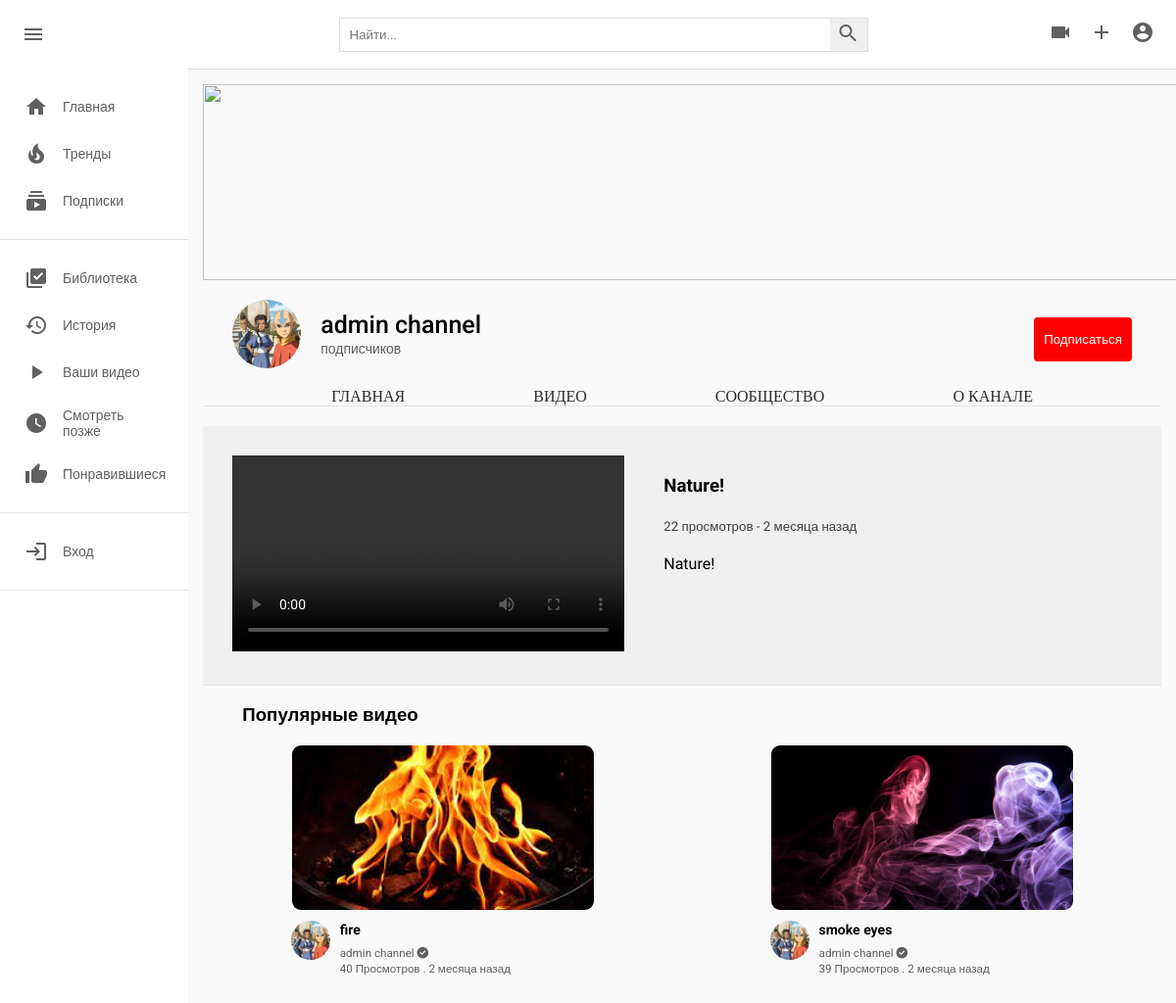
The page /channel-profile/2/ on the database its author committed.
### app_channel/models.py (models this page shows, shortened)
class Channel(models.Model):
    channel_name = models.CharField(max_length=255, verbose_name='название канала')
    full_name = models.CharField(max_length=255, verbose_name='имя')
    description = models.TextField(verbose_name='описание')
    owner = models.OneToOneField(User, on_delete=models.PROTECT, verbose_name='владелец канала', related_name='channel')
    keywords = TaggableManager(verbose_name='теги канала')
    subscribers = models.ManyToManyField(User, verbose_name='подписчики', related_name='subscribers',
                                         null=True, blank=True)
    is_active = models.BooleanField(default=True, verbose_name='активный канал')
    avatar = models.ImageField(upload_to=path_for_avatar_channel, verbose_name='аватарка')
    channel_art = models.ImageField(upload_to=path_for_avatar_channel, verbose_name='обложка канала',
                                    null=True, blank=True)
    created_at = models.DateTimeField(auto_now_add=True, verbose_name='дата создания канала')
    verified = models.BooleanField(default=False, verbose_name='верифицирован')
    business_email = models.EmailField(null=True, blank=True, verbose_name='почта для сотрудничества')
    is_show_business_email = models.BooleanField(default=False, verbose_name='показывать почту для сотрудничества')
    location = models.CharField(max_length=255, null=True, blank=True, verbose_name='адрес')
    is_show_location = models.BooleanField(default=False, verbose_name='показывать адрес')
    twitter = models.URLField(max_length=255, verbose_name='twitter', null=True, blank=True)
    facebook = models.URLField(max_length=255, verbose_name='facebook', null=True, blank=True)
    instagram = models.URLField(max_length=255, verbose_name='instagram', null=True, blank=True)
    tiktok = models.URLField(max_length=255, verbose_name='tiktok', null=True, blank=True)
    class Meta:
        verbose_name = 'канал'
        verbose_name_plural = 'каналы'

### app_main/models.py (models this page shows, shortened)
class Video(models.Model):
    title = models.CharField(max_length=255, verbose_name='название видео')
    description = models.TextField(verbose_name='описание')
    video = models.FileField(upload_to=path_for_video, verbose_name='видео')
    image = models.ImageField(upload_to=path_for_video, verbose_name='картинка видео')
    tags = TaggableManager(blank=True)
    created_at = models.DateTimeField(auto_now_add=True)
    visibility = models.CharField(max_length=20, choices=VISIBILITY, default='public', verbose_name='доступ')
    views = models.PositiveIntegerField(default=0, verbose_name='просмотры')
    author = models.ForeignKey(User, on_delete=models.PROTECT, verbose_name='автор')
    time_update_view_count = models.DateTimeField(default=now(), verbose_name='время обновления просмотра')
    likes = models.ManyToManyField(User, related_name='likes_video', verbose_name='лайки', null=True, blank=True)
    dislikes = models.ManyToManyField(User, related_name='dislikes_video', verbose_name='дизлайки',
                                      null=True, blank=True)
    history_videos = models.ManyToManyField(User, related_name='history_videos', verbose_name='история просмотра',
                                            blank=True, null=True)
    saved_user = models.ManyToManyField(User, related_name='saved_videos',
                                        verbose_name='сохраненные видео для просмотра позже', null=True, blank=True)
    is_featured_video = models.BooleanField(default=False, verbose_name='главное видео на канале')
    class Meta:
        verbose_name = 'видео'
        verbose_name_plural = 'видео'

### app_channel/views.py (the view)
# urls.py: path('channel-profile/<int:channel_id>/', ChannelPofileView.as_view(), name='channel-profile'),
class ChannelPofileView(DetailView):
    model = Channel
    template_name = 'channel/channel.html'
    pk_url_kwarg = 'channel_id'
    def get_context_data(self, **kwargs):
        context = super().get_context_data(**kwargs)
        context['videos'] = Video.objects.filter(author=self.object.owner, visibility='public'). \
            exclude(is_featured_video=True).order_by('-views')[:10]
        context['video_featured'] = Video.objects.filter(author=self.object.owner, is_featured_video=True).first()
        return context

### templates/channel/channel.html
{% extends 'base.html' %}
{% load static %}
{% load humanize %}
{% block style %} <link rel="stylesheet" href="{% static 'css/style.css' %}" type="text/css">{% endblock style %}
{% block content %}
<div class="mainBody">
    {% include 'partials/sidebar.html' %}
    <div class="videos">
        {% include 'channel/partials/channel-header.html' %}
        {% if video_featured != None %}
        <a href="{% url 'video-detail' video_featured.id %}">
        <div class="channel-intro-video">
            <div class="intro-video">
                <video controls>
                    <source src="{{ video_featured.video.url }}" type="video/mp4">
                </video>
            </div>
            <div class="intro-contents">
                <h3>{{video_featured.title|truncatechars:100}}</h3>
                <small class="small">{{video_featured.views}} просмотров - {{video_featured.created_at|naturaltime}}</small>
                <p>{{ video_featured.description }}</p>
            </div>
        </div>
            </a>
        {% endif %}
        <hr>
        <br>
        <div class="popular-video flex">
            <h3>Популярные видео</h3>
        </div>
        <br>
        <div class="videos__container">
            {% for v in videos %}
            <div class="video">
                <div class="video__thumbnail">
                    {% if v.image %}
                        <a href="{% url 'video-detail' v.id %}"><img src="{{v.image.url}}" alt=""></a>
                    {% else %}
                        <a href="{% url 'video-detail' v.id %}"><img src="https://encrypted-tbn0.gstatic.com/images?q=tbn:ANd9GcQrf0lpB42PwkxZCIvkgPjzFbA4SMYVhjyVLDdrC5_OLJEAI4GCqBfknjVqIeqQXvHuX9A&usqp=CAU" alt=""></a>
                    {% endif %}
                </div>
                <div class="video__details">
                    <div class="author">
                        {% if v.author.channel.avatar %}
                            <a href="{% url 'channel-profile' v.author.channel.id %}"><img src="{{ v.author.channel.avatar.url }}" alt=""></a>
                        {% else %}
                            <a href="{% url 'channel-profile' v.author.channel.id %}"><img src="https://cdn-icons-png.flaticon.com/512/1053/1053244.png?w=360" alt=""></a>
                        {% endif %}
                    </div>
                    <div class="title">
                        <a href="{% url 'video-detail' v.id %}"><h3>{{v.title|truncatechars:34}}</h3></a>
                        <a href="{% url 'channel-profile' v.author.channel.id %}"><small>{{v.author.channel.channel_name}} {% if v.author.channel.verified == True %} <i class="fas fa-check-circle"></i> {% endif %} </small></a>
                        <span><small>{{ v.views }} Просмотров . {{ v.created_at|naturaltime }} </small></span>
                    </div>
                </div>
            </div>
            {% endfor %}
        </div>
    </div>
</div>
{% endblock content %}

### templates/channel/partials/channel-header.html (shortened to what this page needs)
<div class="channel-art">
    {% if channel.channel_art %}
        <img style="object-fit: cover;" src="{{ channel.channel_art.url }}" alt="">
    {% else %}
        <img src="https://wallpaper.dog/large/10702685.jpg" alt="">
    {% endif %}
</div>
<div class="channel-header flex">
    <div class="channel-img-title flex">
        {% if channel.avatar %}
            <img class="img" src="{{channel.avatar.url}}" alt="">
        {% else %}
            <img class="img" src="https://thumbs.dreamstime.com/b/default-avatar-profile-vector-user-profile-default-avatar-profile-vector-user-profile-profile-179376714.jpg" alt="">
        {% endif %}
        <div class="channel-image-texts">
            <h4>{{channel.channel_name}}</h4>
            <span> подписчиков</span>
        </div>
    </div>
    <div class="channel-header-btns">
        {% if request.user in channel.subscribers.all %}
            <div><button id="sub_btn" onclick="addsub()" class="channel-subscribe sub_button_channel">Отписаться</button></div>
        {% else %}
            <div><button id="sub_btn" onclick="addsub()" class="channel-subscribe sub_button_channel">Подписаться</button></div>
        {% endif %}
    </div>
</div>
<div class="channel-header-links flex">
    <a href="{% url 'channel-profile' channel.id %}" class="display-this">Главная</a>
    <a href="{% url 'channel-videos' channel.id %}" class="display-this">Видео</a>
    <a href="{% url 'channel-community' channel.id %}" class="dont-display-thdis">Сообщество</a>
    <a href="{% url 'channel-about' channel.id %}" class="displhray-this">О канале</a>
</div>
<hr>

### static/css/style.css (style rules this page uses)
* { margin: 0; padding: 0; box-sizing: border-box; font-family: 'Roboto', sans-serif; }
body { font-family: poppins; }
.mainBody { height: calc(100vh - 70px); display: flex; overflow: hidden; }
hr { height: 1px; background-color: #e5e5e5; border: none; }
.videos { background-color: #f9f9f9; width: 100%; height: 100%; padding: 15px 15px; border-top: 1px solid #ddd; overflow-y: scroll; }
.videos__container { display: flex; flex-direction: row; justify-content: space-around; flex-wrap: wrap; }
.video { width: 310px; transition: 1s; margin-bottom: 30px; }
.video__thumbnail { width: 100%; height: 170px; }
.video__thumbnail img { object-fit: cover; height: 100%; width: 100%; border: 1px solid white; border-radius: 10px; }
.author img { object-fit: cover; border-radius: 50%; height: 40px; width: 40px; margin-right: 10px; }
.video__details { display: flex; margin-top: 10px; }
.title { display: flex; flex-direction: column; }
.title h3 { color: rgb(3, 3, 3); line-height: 18px; font-size: 14px; margin-bottom: 6px; }
.title a, span { text-decoration: none; color: rgb(96, 96, 96); font-size: 14px; }
.channel-art img { width: 1100px; height: 200px; }
.channel-art { width: 1100px; height: 200px; }
.flex { display: flex; }
.channel-header { margin: 20px 30px; align-items: center; justify-content: space-between; }
.channel-img-title { align-items: center; }
.channel-img-title .img { width: 70px; height: 70px; object-fit: cover; border-radius: 50px; }
.channel-img-title .channel-image-texts { margin-left: 20px; }
.channel-image-texts h4 { font-size: 25px; font-weight: 500; }
.channel-header-btns { display: flex; }
.channel-header-btns .channel-subscribe { background-color: rgb(255, 0, 0); color: white; border-radius:4px; }
.channel-header-links { justify-content: space-evenly; }
.channel-header-links a { text-decoration: none; text-transform: uppercase; font-family: poppins; color: rgb(43, 43, 43); font-weight: 500; }
.channel-intro-video { margin-top: 20px; padding: 30px; display: flex; background-color: rgb(240, 240, 240); }
.channel-intro-video video { width: 400px; height: 200px; object-fit: cover; }
.intro-contents { margin-left: 40px; }
.intro-contents h3 { margin-top: 20px; margin-bottom: 20px; color: black; }
.intro-contents p { margin-top: 20px; margin-bottom: 20px; color: black; }
.intro-contents small { margin-top: 20px; margin-bottom: 20px; color: rgb(63, 63, 63); }
.popular-video { align-items: center; }
.popular-video h3 { margin-left: 40px; }
a { text-decoration: none; }
.sub_button_channel { padding: 15px 10px; margin-top: 10px; border: none; }

### templates/base.html (style rules this page uses)
a { text-decoration: none; }

### rows shown on the page
Channel: avatar (picture), channel_name "admin channel"
Video: title "Nature!", views "22", created_at "2 месяца назад", description "Nature!"
Video: image (picture), author.channel.avatar (picture), title "fire", author.channel.channel_name "admin channel", views "40", created_at "2 месяца назад"
Video: image (picture), author.channel.avatar (picture), title "smoke eyes", author.channel.channel_name "admin channel", views "39", created_at "2 месяца назад"
